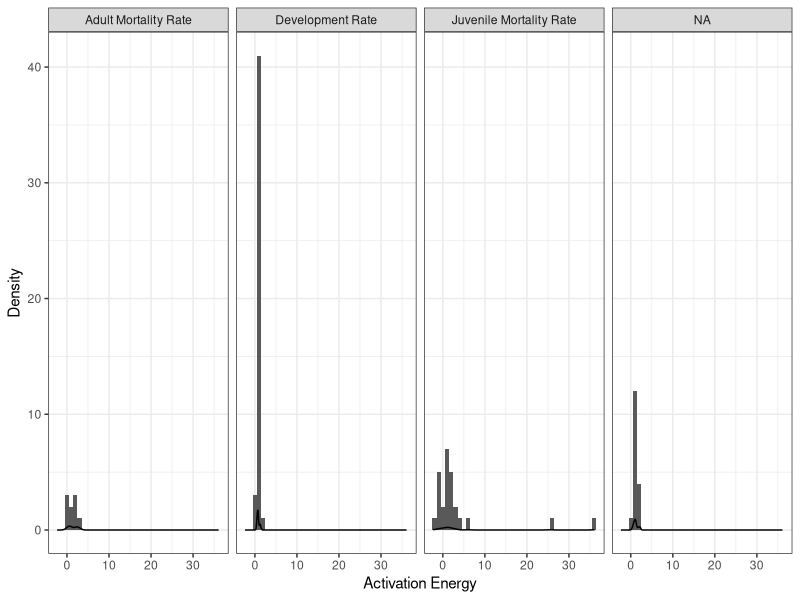

Write the R code that produced this figure. (Note: this script raises an error after producing the figure.)
###Get histograms of all paramters

rm(list=ls())
graphics.off()

##Packages##
library(ggplot2)
library(tidyverse)

##Read in data ##
alpha  <- as_tibble(read.csv('alpha_Tpks_AllParams.csv', header = TRUE))
zj     <- as_tibble(read.csv('zj_Tpks_AllParams.csv', header = TRUE))
z      <- as_tibble(read.csv('z_Tpks_AllParams.csv', header = TRUE))
bpk    <- as_tibble(read.csv('bpk_Tpks_AllParams.csv', header = TRUE))

toptz  <- rbind(alpha,zj,z,bpk)

### activation energy###
topte <- filter(toptz, param =="e" )
write.csv(topte, file="../data/e_Estimate.csv")

topte <- mutate(topte, trait = case_when(trait =="adult mortality rate" ~ "Adult Mortality Rate",
                                 trait == "fecundity" ~ "Peak Fecundity",
                                 trait == "juvenile development rate" ~ "Development Rate",
                                 trait == "juvenile mortality rate" ~ "Juvenile Mortality Rate"))


eplot <- ggplot(topte, aes(x=estimate))+
  theme_bw()+
  labs(x="Activation Energy", y="Density")+
  geom_histogram(position="identity", binwidth=1)+
  geom_density()+
  facet_grid(.~trait)
eplot

ggsave("../results/eHist.pdf",eplot, width = 20, height = 10, units = "cm")

###mistmatch fig

TraitLevel <- c("Juvenile Mortality Rate", "Adult Mortality Rate","Peak Fecundity","Development Rate" )
topte$trait <- as.character(topte$trait)
topte$trait <- factor(topte$trait, levels = TraitLevel)

##remove species with 1 trait
SpCount <- table(topte$species)
RmSp <- names(SpCount)[which(SpCount==1)]
topte <- filter(topte, !(species %in% RmSp))


fig3a <- ggplot(topte, aes(estimate, species, shape=trait, colour=trait,fill=trait)) +
  geom_errorbar(aes(xmin = conf_lower, xmax = conf_upper),width=0.35,size=0.35) +
  geom_point(size = 2.5, col="#000000",stroke=0.1)+
  theme_bw(base_size = 12.5) +
  theme(axis.title.y = element_blank())+
  scale_x_continuous(expression(plain("Activation Energy")),
                     limits =c(0,8),
                     expand = c(0, 0),
                     breaks=seq(-20,36, by=4))+
  scale_fill_manual(values = c("#1f78b4","#a6cee3","#fdb863","#e66101"),
                    name=expression(bold("")),
                    guide = guide_legend(nrow = 1,ncol =4,
                                         direction = "vertical",
                                         title.position = "top",
                                         title.hjust=0.5))+
  scale_colour_manual(values = c("#1f78b4","#a6cee3","#fdb863","#e66101"),
                      name=expression(bold("")),
                      guide = guide_legend(nrow=1,ncol=4,
                                           direction = "vertical",
                                           title.position = "top",
                                           title.hjust=0.5))+
  scale_shape_manual(values = c(21,22,23,24),
                     name=expression(bold("")),
                     guide = guide_legend(nrow = 1,ncol =4,
                                          direction = "vertical",
                                          title.position = "top",
                                          title.hjust=0.5))+
  theme(legend.position = c(0.35,-0.1),legend.text = element_text(size = 8.5),
        axis.text.y = element_text(face = 'italic'))+
  theme(text=element_text(family="Times"))+
  theme(legend.margin=margin(t = -0.4, unit='cm'))

fig3a
ggsave("../results/eMismatch.pdf",fig3a, width = 20, height = 14, units = "cm")


###Get activation energy old fashioned way using LM##
df <- read.csv("mismatch_dat.csv") %>%
  rename(temp = ambienttemp,species = interactor1, trait=standardisedtraitname) %>%
  select(curve_ID, species, temp, trait, standardisedtraitvalue, stage)%>%
  rename(rate = standardisedtraitvalue)%>%
  mutate(rate= ifelse(rate==0, 10^-6, rate))%>%
  mutate(trait=case_when(trait=="Female Mortality Rate"~ "adult mortality rate",
                         trait=="Juvenile Development Rate"~"juvenile development rate",
                         trait=="Juvenile Mortality Rate" ~"juvenile mortality rate",
                         trait=="Fecundity Rate"~"fecundity"))

##get index
df <- df %>%
  group_by(species,trait) %>%
  mutate(curve_ID = cur_group_id()) %>%
  ungroup() %>%
  arrange(curve_ID)

#all unique curves
# Curves <- unique(df$curve_ID)

GetActivation <- function(df){
  ##get topt
  # browser()
  toptDF <- filter(toptz, toptz$trait==df$trait[1]&toptz$species==df$species[1])
  topt <- toptDF$estimate[which(toptDF$param=="topt")]
  e <- toptDF$estimate[which(toptDF$param=="e")]
  
  if(any(df$trait[1]%in% c("juvenile development rate","fecundity" ))){
    #normal sharpe schollfield
    CalcDF <- filter(df, df$temp<topt)
  }else{
    #reverse sharpe
    # df$rate <- 1/df$rate
    CalcDF <- filter(df, df$temp>topt)

  }

  Boltz <- 0.00008617
  CalcDF$InvT <- 1/((CalcDF$temp+273.15)*Boltz)
  out <- lm(log(CalcDF$rate)~CalcDF$InvT)
  NewE <- -coef(out)[2]
  #browser()
  plot(df$temp,df$rate)
  plot(CalcDF$temp,CalcDF$rate)
  plot(CalcDF$InvT, log(CalcDF$rate))
  
  if(is.null(e)){e <- NA}
    
  return(c(df$species[1],df$trait[1],e,NewE))
}

##Calc E
DFList <- split(df, f=df$curve_ID)
# GetActivation(DFList[[2]])
out <- lapply(DFList, GetActivation)
eDF <- data.frame(do.call(rbind,out))
# plot(eDF$V3,eDF$CalcDF.InvT)
# lines(1:10,1:10)

plot(eDF$V3, eDF$CalcDF.InvT, xlab="Old e", ylab="New e")

abline(a=1:20,b=1:20)

